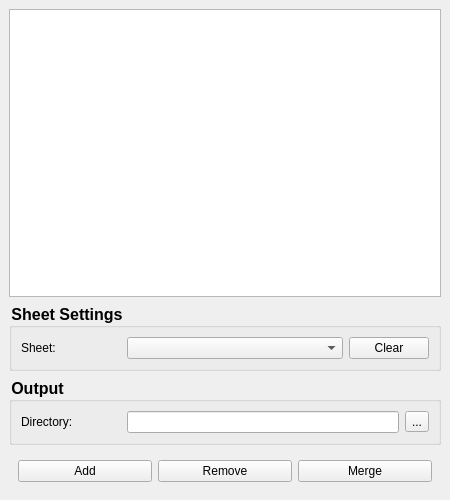
<?xml version="1.0" encoding="UTF-8"?>
<ui version="4.0">
 <class>MainWindow</class>
 <widget class="QMainWindow" name="MainWindow">
  <property name="geometry">
   <rect>
    <x>0</x>
    <y>0</y>
    <width>450</width>
    <height>500</height>
   </rect>
  </property>
  <property name="windowTitle">
   <string>Excel Merger</string>
  </property>
  <widget class="QWidget" name="centralwidget">
   <property name="styleSheet">
    <string notr="true">QGroupBox
{
    font-size: 16px;
    font-weight: bold;
}</string>
   </property>
   <layout class="QGridLayout" name="gridLayout_4">
    <item row="2" column="0">
     <widget class="QGroupBox" name="groupBox_2">
      <property name="title">
       <string>Output</string>
      </property>
      <layout class="QGridLayout" name="gridLayout_2">
       <item row="0" column="0">
        <widget class="QLabel" name="label">
         <property name="minimumSize">
          <size>
           <width>100</width>
           <height>0</height>
          </size>
         </property>
         <property name="maximumSize">
          <size>
           <width>100</width>
           <height>16777215</height>
          </size>
         </property>
         <property name="text">
          <string>Directory:</string>
         </property>
        </widget>
       </item>
       <item row="0" column="1">
        <widget class="QLineEdit" name="output_dir_edit"/>
       </item>
       <item row="0" column="2">
        <widget class="QToolButton" name="output_dir_btn">
         <property name="text">
          <string>...</string>
         </property>
        </widget>
       </item>
      </layout>
     </widget>
    </item>
    <item row="3" column="0">
     <widget class="QWidget" name="widget_3" native="true">
      <layout class="QGridLayout" name="gridLayout_3">
       <item row="0" column="0">
        <widget class="QPushButton" name="add_btn">
         <property name="text">
          <string>Add</string>
         </property>
        </widget>
       </item>
       <item row="0" column="1">
        <widget class="QPushButton" name="rm_btn">
         <property name="text">
          <string>Remove</string>
         </property>
        </widget>
       </item>
       <item row="0" column="2">
        <widget class="QPushButton" name="merge_btn">
         <property name="text">
          <string>Merge</string>
         </property>
        </widget>
       </item>
      </layout>
     </widget>
    </item>
    <item row="0" column="0">
     <widget class="QListWidget" name="excel_list">
      <property name="selectionMode">
       <enum>QAbstractItemView::ExtendedSelection</enum>
      </property>
     </widget>
    </item>
    <item row="1" column="0">
     <widget class="QGroupBox" name="groupBox">
      <property name="title">
       <string>Sheet Settings</string>
      </property>
      <layout class="QGridLayout" name="gridLayout" columnstretch="0,1,0">
       <item row="0" column="0">
        <widget class="QLabel" name="label_2">
         <property name="minimumSize">
          <size>
           <width>100</width>
           <height>0</height>
          </size>
         </property>
         <property name="maximumSize">
          <size>
           <width>100</width>
           <height>16777215</height>
          </size>
         </property>
         <property name="text">
          <string>Sheet:</string>
         </property>
        </widget>
       </item>
       <item row="0" column="1">
        <widget class="QComboBox" name="common_sheets_cb">
         <property name="minimumSize">
          <size>
           <width>70</width>
           <height>0</height>
          </size>
         </property>
        </widget>
       </item>
       <item row="0" column="2">
        <widget class="QPushButton" name="clear_btn">
         <property name="text">
          <string>Clear</string>
         </property>
        </widget>
       </item>
      </layout>
     </widget>
    </item>
   </layout>
  </widget>
 </widget>
 <resources/>
 <connections/>
</ui>
